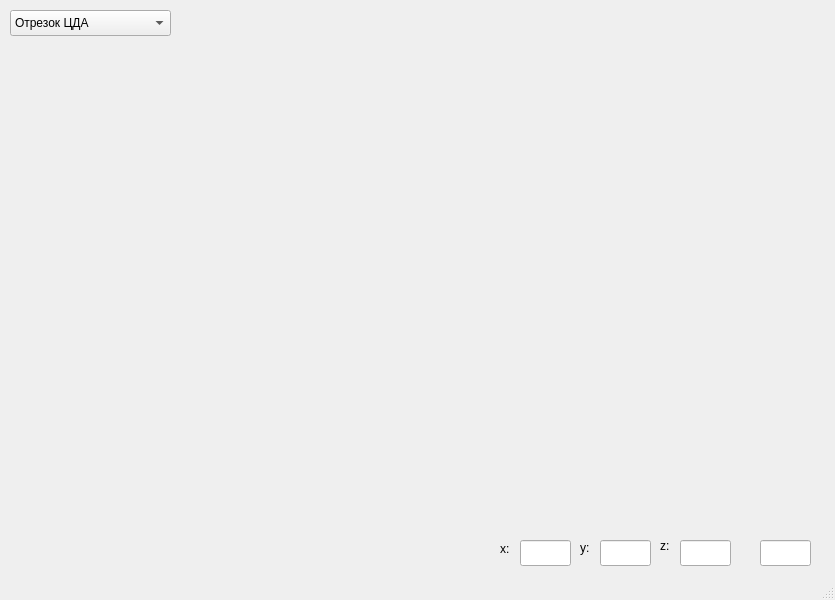
<?xml version="1.0" encoding="UTF-8"?>
<ui version="4.0">
 <class>MyGraphicRedactor</class>
 <widget class="QMainWindow" name="MyGraphicRedactor">
  <property name="geometry">
   <rect>
    <x>0</x>
    <y>0</y>
    <width>835</width>
    <height>600</height>
   </rect>
  </property>
  <property name="windowTitle">
   <string>MainWindow</string>
  </property>
  <property name="styleSheet">
   <string notr="true"/>
  </property>
  <widget class="QWidget" name="centralwidget">
   <widget class="QLineEdit" name="editX">
    <property name="geometry">
     <rect>
      <x>520</x>
      <y>540</y>
      <width>51</width>
      <height>26</height>
     </rect>
    </property>
   </widget>
   <widget class="QLabel" name="labelX">
    <property name="geometry">
     <rect>
      <x>500</x>
      <y>540</y>
      <width>16</width>
      <height>18</height>
     </rect>
    </property>
    <property name="text">
     <string>x:</string>
    </property>
   </widget>
   <widget class="QLabel" name="labelY">
    <property name="geometry">
     <rect>
      <x>580</x>
      <y>527</y>
      <width>21</width>
      <height>41</height>
     </rect>
    </property>
    <property name="text">
     <string>y:</string>
    </property>
   </widget>
   <widget class="QLineEdit" name="editY">
    <property name="geometry">
     <rect>
      <x>600</x>
      <y>540</y>
      <width>51</width>
      <height>26</height>
     </rect>
    </property>
   </widget>
   <widget class="QLabel" name="labelZ">
    <property name="geometry">
     <rect>
      <x>660</x>
      <y>520</y>
      <width>21</width>
      <height>51</height>
     </rect>
    </property>
    <property name="text">
     <string>z:</string>
    </property>
   </widget>
   <widget class="QLineEdit" name="editZ">
    <property name="geometry">
     <rect>
      <x>680</x>
      <y>540</y>
      <width>51</width>
      <height>26</height>
     </rect>
    </property>
   </widget>
   <widget class="QLineEdit" name="editRotation">
    <property name="geometry">
     <rect>
      <x>760</x>
      <y>540</y>
      <width>51</width>
      <height>26</height>
     </rect>
    </property>
   </widget>
   <widget class="QComboBox" name="selectModeBox">
    <property name="geometry">
     <rect>
      <x>10</x>
      <y>10</y>
      <width>161</width>
      <height>26</height>
     </rect>
    </property>
    <item>
     <property name="text">
      <string>Отрезок ЦДА</string>
     </property>
    </item>
    <item>
     <property name="text">
      <string>Отрезок Брезенхема</string>
     </property>
    </item>
    <item>
     <property name="text">
      <string>Отрезок Ву</string>
     </property>
    </item>
    <item>
     <property name="text">
      <string>Окружность</string>
     </property>
    </item>
    <item>
     <property name="text">
      <string>Эллипс</string>
     </property>
    </item>
    <item>
     <property name="text">
      <string>Парабола</string>
     </property>
    </item>
    <item>
     <property name="text">
      <string>Гипербола</string>
     </property>
    </item>
   </widget>
  </widget>
  <widget class="QMenuBar" name="menubar">
   <property name="geometry">
    <rect>
     <x>0</x>
     <y>0</y>
     <width>835</width>
     <height>23</height>
    </rect>
   </property>
  </widget>
  <widget class="QStatusBar" name="statusbar"/>
 </widget>
 <resources/>
 <connections/>
</ui>
